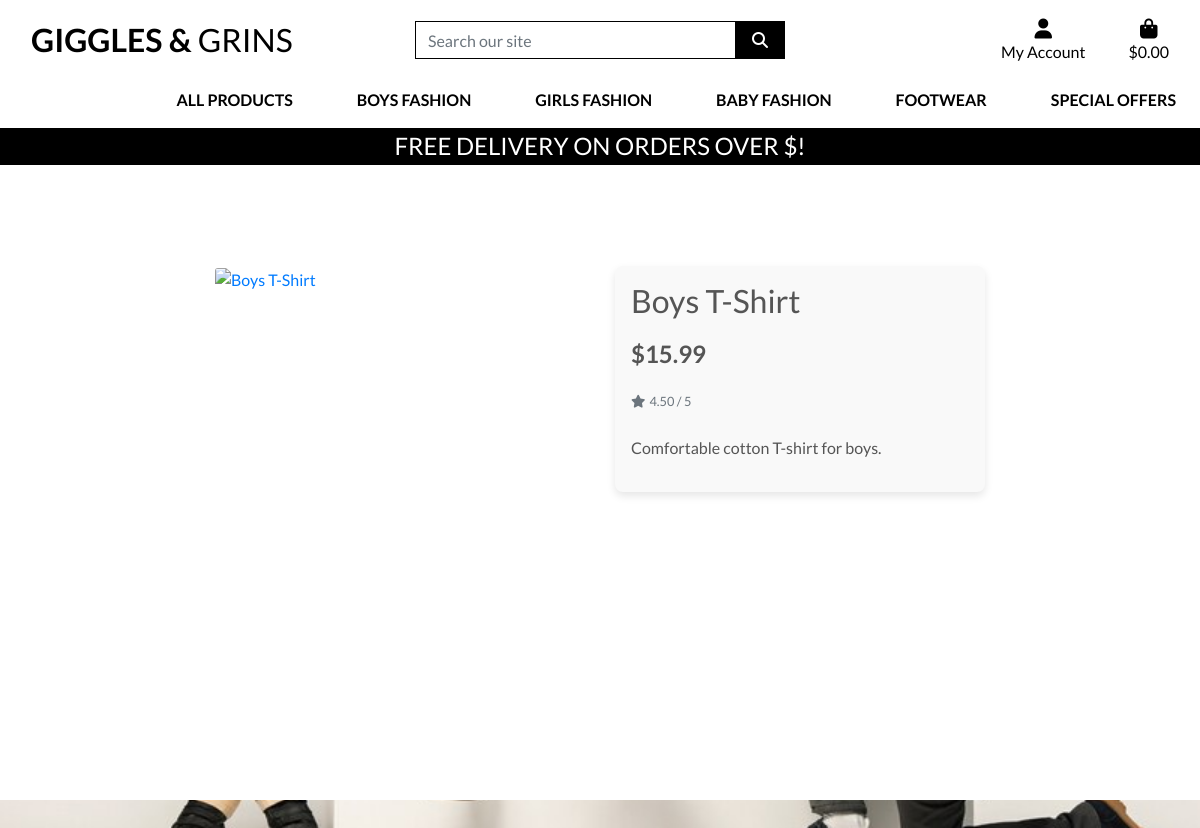
The page /products/1/ on the database as committed earlier.
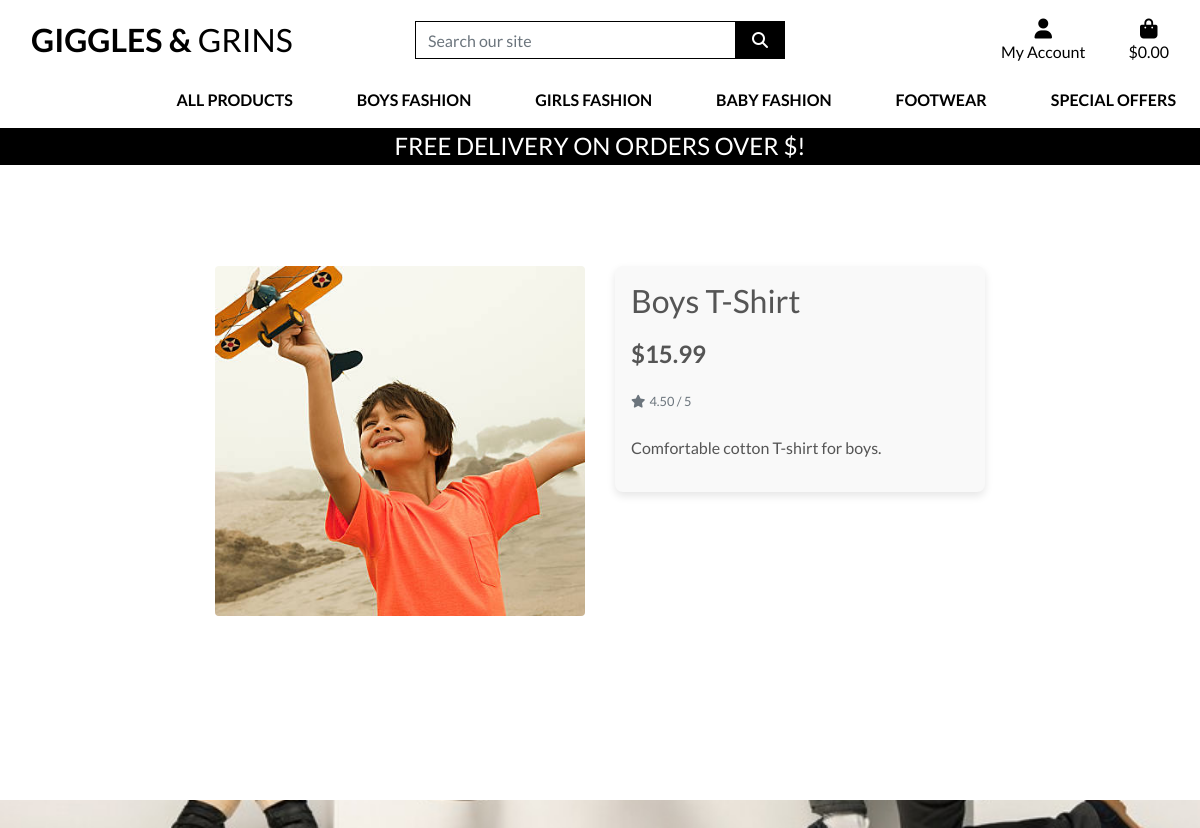
The same page on the database as committed later.
### products/models.py (models this page shows, shortened)
class Product(models.Model):
    category = models.ForeignKey('Category', null=True, blank=True, on_delete=models.SET_NULL)
    sku = models.CharField(max_length=254, null=True, blank=True)
    name = models.CharField(max_length=254)
    description = models.TextField()
    price = models.DecimalField(max_digits=6, decimal_places=2)
    rating = models.DecimalField(max_digits=6, decimal_places=2, null=True, blank=True)
    image_url = models.URLField(max_length=1024, null=True, blank=True)
    image = models.ImageField(upload_to='product_images/', blank=True, null=True)

### products/views.py (the view)
# urls.py: path('<int:product_id>/', views.product_detail, name='product_detail'),
def product_detail(request, product_id):
    product = get_object_or_404(Product, pk=product_id)
    context = {
        'product': product,
    }
    return render(request, 'products/product_detail.html', context)

### products/templates/products/product_detail.html (shortened to what this page needs)
{% extends "base.html" %}
{% load static %}
{% block page_header %}
    <div class="container header-container">
    </div>
{% endblock %}
{% block content %}
    <div class="overlay"></div>
    <div class="container-fluid mt-5">
        <div class="row">
            <div class="col-12 col-md-6 col-lg-4 offset-lg-2">
                <div class="image-container my-5">
                    {% if product.image %}
                        <a href="{{ product.image.url }}" target="_blank">
                            <img class="card-img-top img-fluid rounded" src="{{ product.image.url }}" alt="{{ product.name }}">
                        </a>
                        {% else %}
                        <a href="#">
                            <img class="card-img-top img-fluid" src="{{ MEDIA_URL }}noimage.png" alt="{{ product.name }}">
                        </a>
                    {% endif %}
                </div>
            </div>
            <div class="col-12 col-md-6 col-lg-4">
                <div class="product-details-container mb-5 mt-md-5 p-3" style="background-color: #f9f9f9; border-radius: 8px; box-shadow: 0 4px 8px rgba(0, 0, 0, 0.1);">
                    <h2 class="mb-3">{{ product.name }}</h2>
                    <p class="lead mb-3 text-left font-weight-bold" style="font-size: 1.5rem;">${{ product.price }}</p>
                    {% if product.rating %}
                        <small class="text-muted"><i class="fas fa-star mr-1"></i>{{ product.rating }} / 5</small>
                    {% else %}
                        <small class="text-muted">No Rating</small>
                    {% endif %}
                    <p class="mt-4">{{ product.description }}</p>
                </div>
            </div>
        </div>
    </div>
{% endblock %}

Rows that differ between the two databases and show on the page:
changed Product "Boys T-Shirt": image empty → "boys_tshirt.jpg" (drawn); image: picture added
